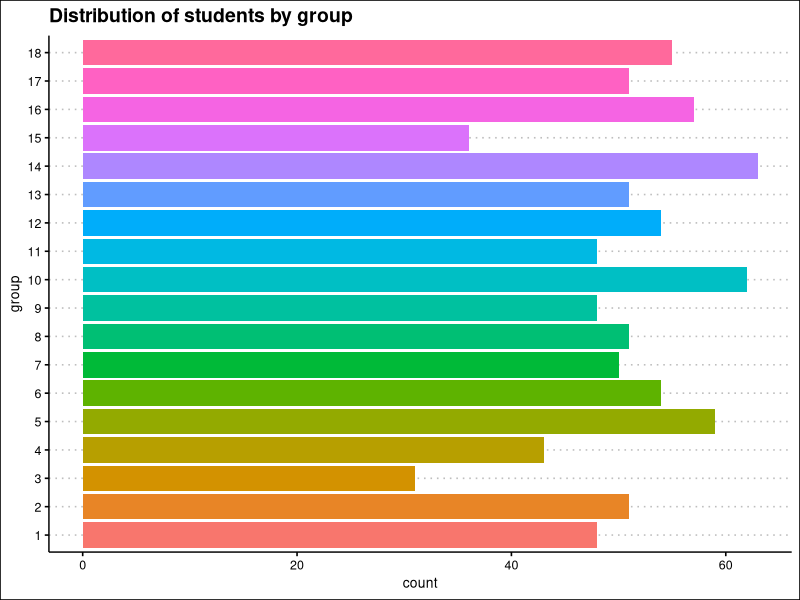
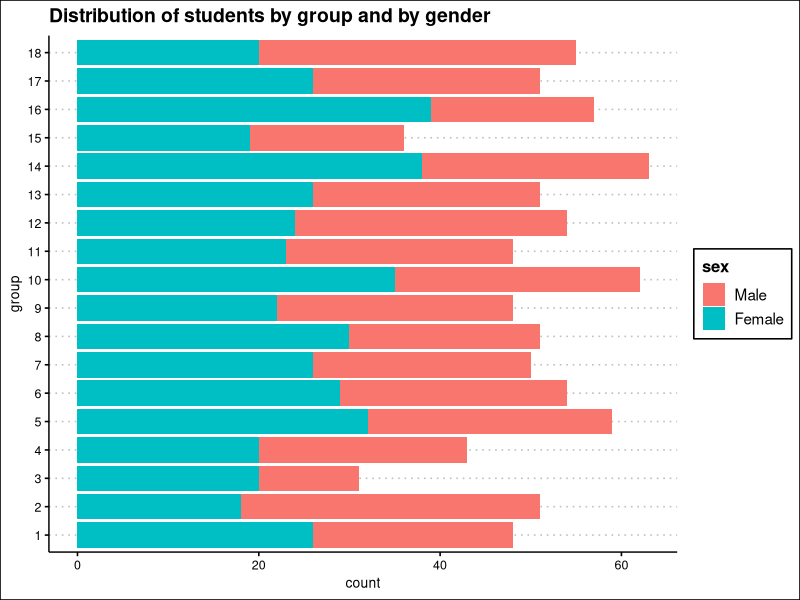
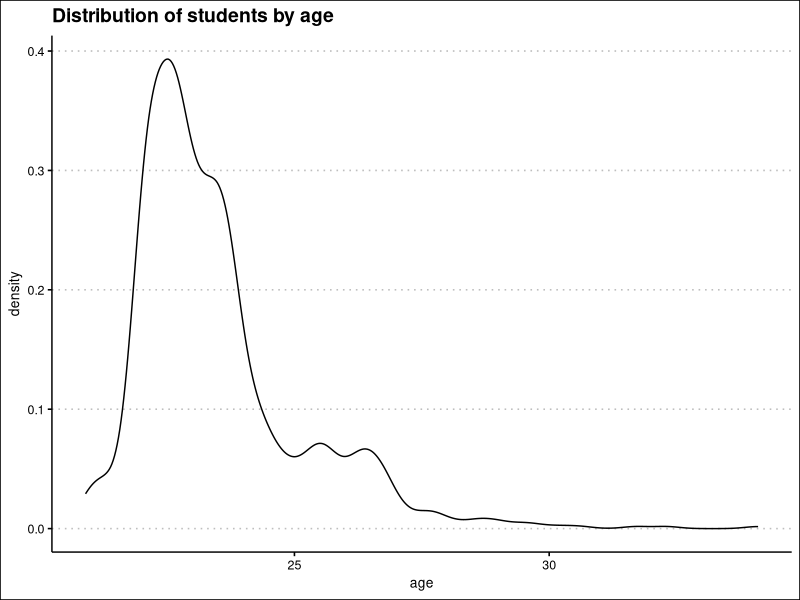
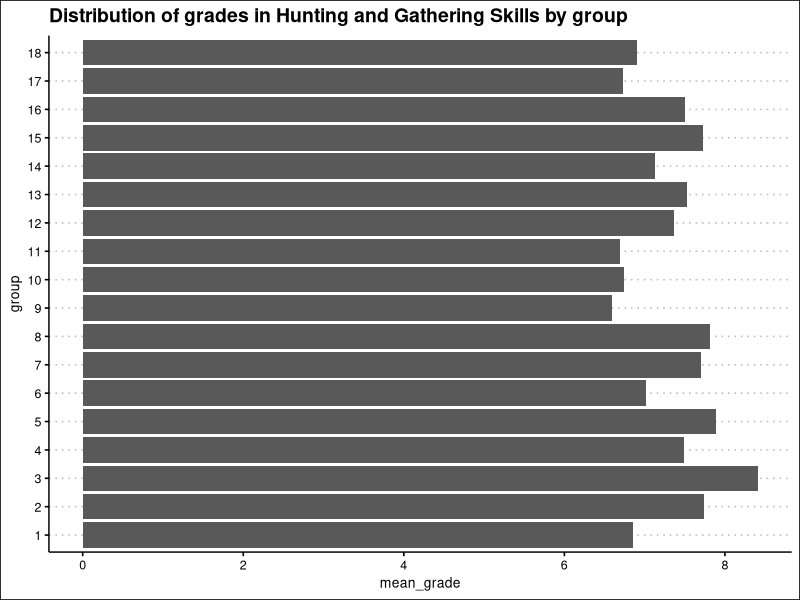
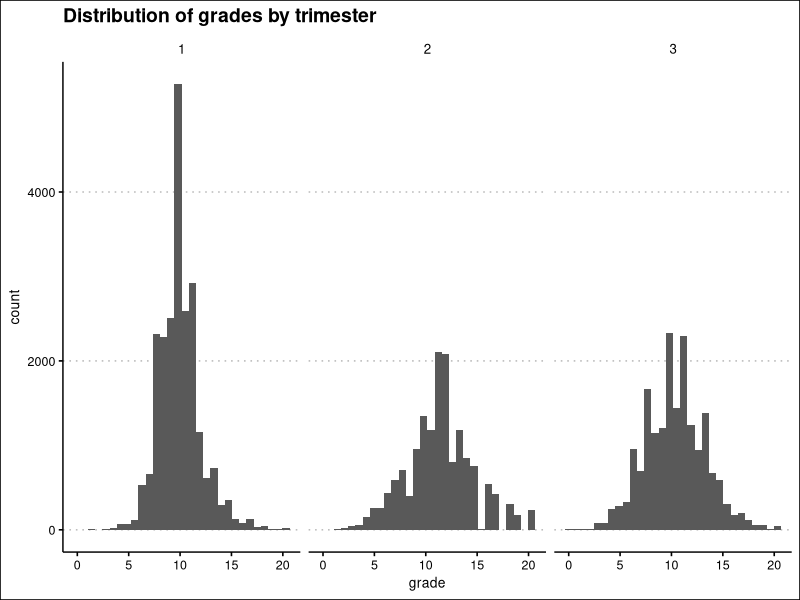
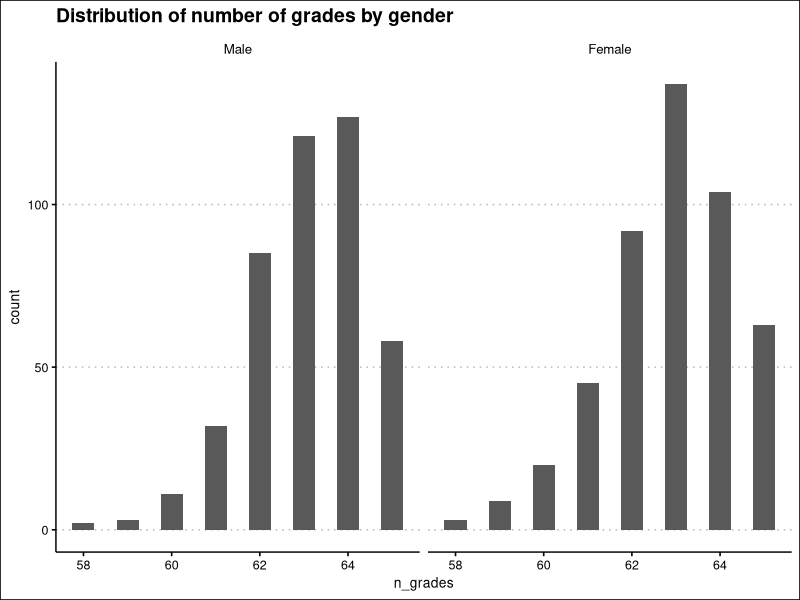
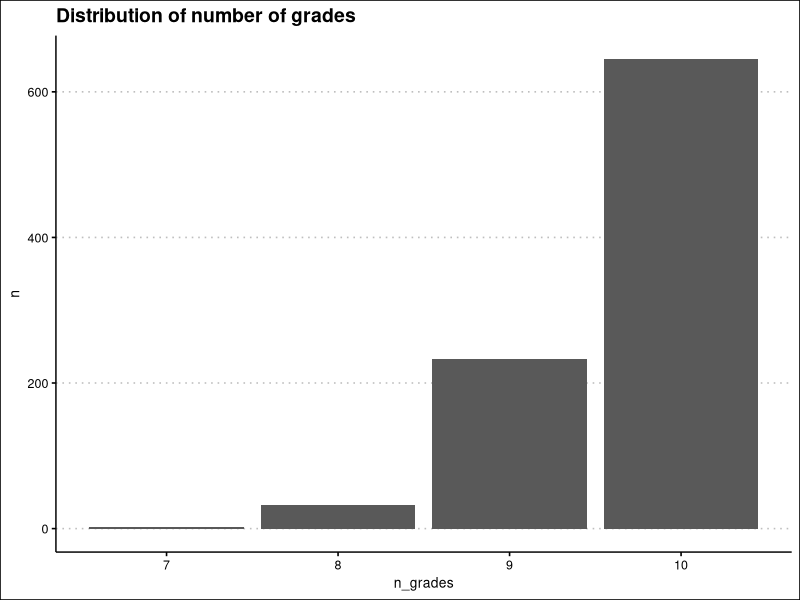
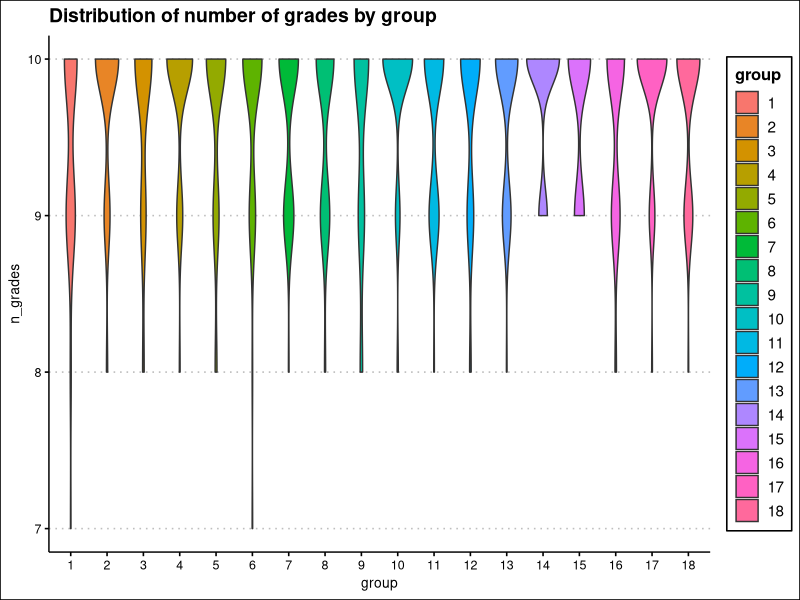

Write the R code that produced these figures, in order.
## ---- chunk 1
#| label: data loading
#| message: false
#| warning: false
  
library(readr)
courses <- read_csv("Database/courses.csv")


## ---- chunk 2
#| label: data display

library(knitr)
kable(courses)

## ---- chunk 3
#| label: Question 3
#| message: false
#| warning: false

library(tidyverse)
students <- read_csv("Database/students.csv")
spec(students)

students <-
  students |>
  mutate(sex = factor(sex, 
                      levels = c("M", "F"),
                      labels = c("Male", "Female")),
         group = factor(group),
         id = as.integer(id))

## ---- chunk 4
#| message: false
#| warning: false

grades <- read_delim("Database/grades.csv", 
    delim = ":", 
    na = "$")

## ---- chunk 5
#| message: false
#| warning: false
library(ggplot2)
library(ggthemes)

ggplot(students, aes(y = group))+
  geom_bar(aes(fill = group))+
  theme_clean()+
  labs(
    title = "Distribution of students by group"
  )+
  theme(legend.position = "none")

## ---- chunk 6
ggplot(students, aes(y = group))+
  geom_bar(aes(fill = sex))+
  theme_clean()+
  labs(
    title = "Distribution of students by group and by gender"
  )
## ---- chunk 7
library(lubridate)

students <-
  students |> 
  mutate(age = round(time_length(today() - birth_date, unit = "year"), 1))

ggplot(students, aes(x=age))+
  geom_density()+
  theme_clean()+
  labs(
    title = "Distribution of students by age"
  )

## ---- chunk 8

age_median <-
  students |> 
  summarise(age_median = median(age), .by = group) |>
  mutate(age_median = as.integer(age_median)) |> 
  arrange(group)

knitr::kable(age_median)

## ---- chunk 9

max_table <-
  students |> 
  slice_max(age, by = group) |> 
  select(!birth_date) |> 
  arrange(desc(age))

knitr::kable(max_table)

## ---- chunk 10

merged <- 
  students |>
  left_join(grades, by = "id") 

merged_Q11 <-
  merged |> 
  filter(course_id == 7) |> 
  summarise(mean_grade = mean(grade, na.rm = TRUE), .by = group )

ggplot(merged_Q11, aes(mean_grade, group))+
  geom_col()+
  theme_clean()+
  labs(
    title = "Distribution of grades in Hunting and Gathering Skills by group"
  )


## ---- chunk 11
merged_full <-
  merged |> 
  left_join(courses, by = "course_id") 

ggplot(merged_full, aes(x=grade))+
  geom_histogram( na.rm=TRUE, binwidth = 0.7)+
  facet_wrap(~trimester)+
  theme_clean()+
  labs(
    title = "Distribution of grades by trimester"
  )
  
## ---- chunk 12
grades_per_student <-
  merged_full |>
  reframe(
    n_grades = sum(!is.na(grade)),
    group = first(group),
    sex   = first(sex),
    .by = id
  ) |>
  select(id, group, sex, n_grades) |>
  arrange(id) 

grades_per_student_13 <-
  grades_per_student |> 
  slice_tail(n = 10) 

knitr::kable(grades_per_student_13)




## ---- chunk 13
ggplot(grades_per_student, aes(n_grades))+
  geom_histogram(binwidth = 0.5)+
  facet_wrap(~sex)+
  theme_clean()+
  labs(
    title = "Distribution of number of grades by gender"
  )
## ---- chunk 14
grades_per_student_15 <-
  merged_full |>
  filter(course_id == 8) |> 
  reframe(
    n_grades = sum(!is.na(grade)),
    group = first(group),
    sex   = first(sex),
    .by = id
  ) |>
  select(id, group, sex, n_grades) |>
  arrange(desc(n_grades)) 

grades_per_student_15_sliced <-
  grades_per_student_15 |> 
  slice_tail(n = 5) 

knitr::kable(grades_per_student_15)
## ---- chunk 15
grades_per_student_16 <- 
  grades_per_student_15 |> 
  summarise(n = n(), .by =n_grades)

ggplot(grades_per_student_16, aes(n_grades, n))+
  geom_col()+
  theme_clean()+
  labs(
    title = "Distribution of number of grades"
  )
## ---- chunk 16
ggplot(grades_per_student_15, aes(group,n_grades, fill = group))+
  geom_violin()+
  theme_clean()+
  labs(
    title = "Distribution of number of grades by group"
  )
## ---- chunk 17
ggplot(grades_per_student_15, aes(group,n_grades, fill = group))+
  geom_violin()+
  theme_clean()+
  labs(
    title = "Distribution of number of grades by group"
  )+
  facet_wrap(~sex)
## ---- chunk 18

Q19 <-
  merged_full |> 
  reframe(mean = mean(grade, na.rm =TRUE), .by = c(id,course),group = first(group)) |> 
  pivot_wider(
    names_from = course,
    values_from = mean
  ) 

Q19_sliced <-
  Q19 |>
  select(1:4)

knitr::kable(Q19_sliced)
  
